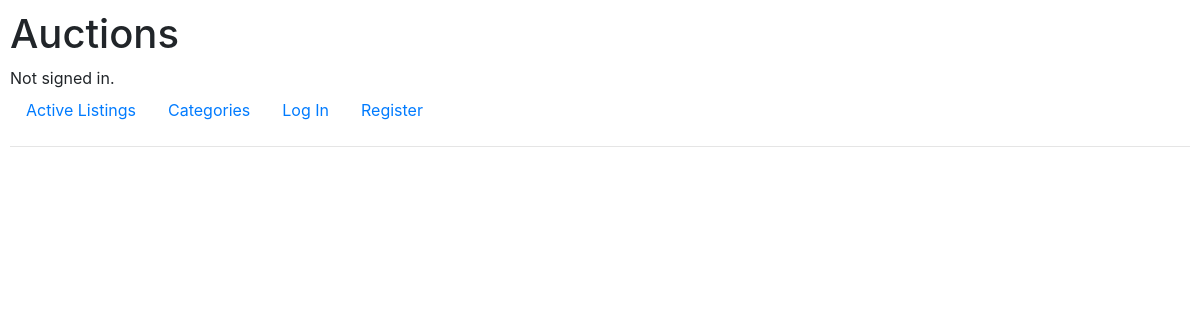
Before: /categories with the older database file.
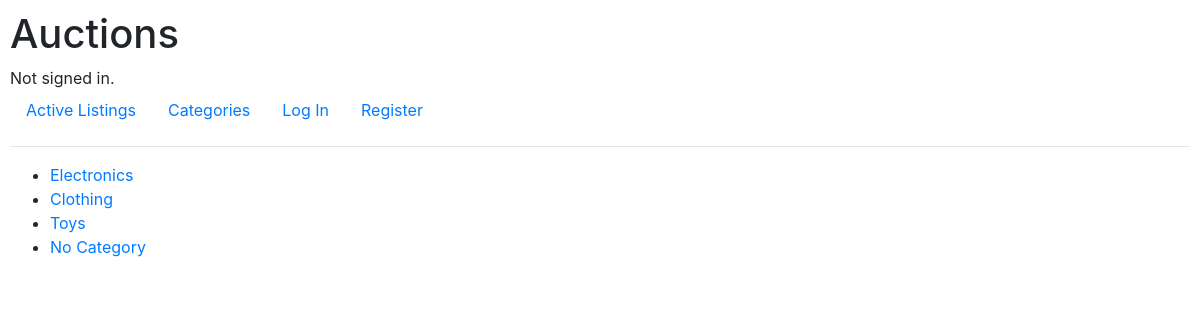
After: the same page with the newer database file.
### auctions/models.py (models this page shows)
class Category(models.Model):
    category_types = models.CharField(max_length=30)
    def __str__(self):
        return f"{self.category_types}"

### auctions/views.py (the view)
# urls.py: path("categories", views.categories, name="categories"),
def categories(request):
    allcategories = Category.objects.all()
    return render(request, "auctions/categories.html", {
        "allcategories":allcategories
    })

### auctions/templates/auctions/categories.html
{% extends "auctions/layout.html" %}
{% block body %}
    {%if allcategories %}
    <ul>
        {% for category in allcategories %}
            <li><a href="{% url 'categorylisting' category.id %}">{{category}}</a></li>
        {% endfor %}
            <li><a href="{% url 'nocategory' %}">No Category</a></li>
    </ul>
    {% endif %}
{% endblock %}

Changed rows visible on the page:
added Category: category_types "Electronics"
added Category: category_types "Clothing"
added Category: category_types "Toys"
Other visible differences:
text now shown: "No Category"
